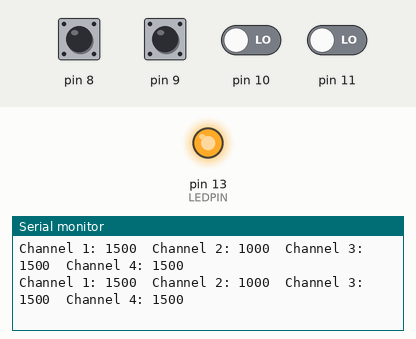
Bench run of a sketch on a simulated Arduino Uno, built with avr-gcc and run on an emulated ATmega328P. Shown: output pins drawn as LEDs (lit = HIGH), the last lines printed to the serial monitor. The test bench sets the inputs (shaded band); at power-on: pin 8–11 LOW.

Above: at 1.2 s.
1.3 s: pin 8 pulsed HIGH 2 times (0.12 s each, 0.3 s apart)
At 1.55 s:
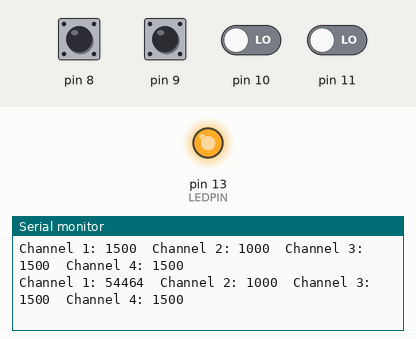
4.9 s: pin 9 pulsed HIGH 2 times (0.12 s each, 0.3 s apart)
At 5.19 s:
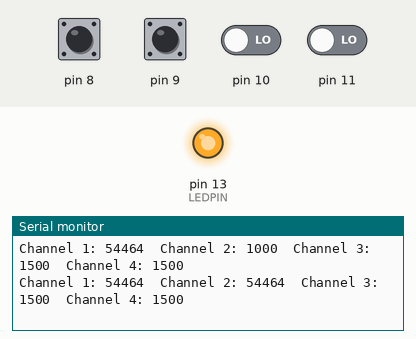

Measured:
- after the input at 1.3 s, the serial monitor: prints a new line after 0.19 s (image 1)
- after the input at 4.9 s, the serial monitor: prints a new line after 0.23 s (image 2)

The sketch:

control.ino
```cpp
/**
 * Prints the controller inputs the Arduino recieves.
 */

#include <Wire.h>

#define CHANNEL1 0
#define CHANNEL2 1
#define CHANNEL3 2
#define CHANNEL4 3

#define YAW      0
#define PITCH    1
#define ROLL     2
#define THROTTLE 3

#define LEDPIN 13

// Maps control axes to input channels
int mode_mapping[4];

volatile unsigned long current_time;
volatile unsigned long timer[4];

// Previous state of each channel (HIGH or LOW)
volatile byte previous_state[4];

// Duration of the pulse on each channel in µs
volatile unsigned int pulse_duration[4] = {1500, 1000, 1500, 1500};

void dumpChannels()
{
    for (int i = CHANNEL1; i <= CHANNEL4; i++) {
        Serial.print("Channel ");
        Serial.print(i+1);
        Serial.print(": ");
        Serial.print(pulse_duration[i]);
        Serial.print("\t");
    }
    Serial.print("\n");
}

/**
 * configureChannelMapping maps axes to input channels.
 */
void configueChannelMapping() {
    mode_mapping[YAW]      = CHANNEL4;
    mode_mapping[PITCH]    = CHANNEL2;
    mode_mapping[ROLL]     = CHANNEL1;
    mode_mapping[THROTTLE] = CHANNEL3;
}

void setup() {

    Serial.begin(9600);

    pinMode(LEDPIN, OUTPUT);
    digitalWrite(LEDPIN, HIGH);

    configueChannelMapping();

    // Set pin registers to interrupt on controller input
    // PCINT0..3 on the ATMega correspond to pins 8..11 on the Arduino Uno
    PCICR  |= (1 << PCIE0); // Set PCMSK0 scan (watch the register for change)
    PCMSK0 |= (1 << PCINT0); // Set pin 0 to interrupt on change
    PCMSK0 |= (1 << PCINT1);
    PCMSK0 |= (1 << PCINT2);
    PCMSK0 |= (1 << PCINT3);
}

void loop() {
    dumpChannels();
}

ISR(PCINT0_vect) {
    current_time = micros();

    // Check if pin 8 is high
    if (PINB & B00000001) {
        if (previous_state[CHANNEL1] == LOW) {
            // if change LOW -> HIGH, start timer
            previous_state[CHANNEL1] = HIGH;
            timer[CHANNEL1] = current_time;
        }

    } else if (previous_state[CHANNEL1] == HIGH) {
        // if change HIGH -> LOW, stop timer and store it
        previous_state[CHANNEL1] = LOW;
        pulse_duration[CHANNEL1] = (int) current_time - timer[CHANNEL1];
    }

    // Check if pin 9 is high
    if (PINB & B00000010) {
        if (previous_state[CHANNEL2] == LOW) {
            // if change LOW -> HIGH, start timer
            previous_state[CHANNEL2] = HIGH;
            timer[CHANNEL2] = current_time;
        }

    } else if (previous_state[CHANNEL2] == HIGH) {
        // if change HIGH -> LOW, stop timer and store it
        previous_state[CHANNEL2] = LOW;
        pulse_duration[CHANNEL2] = (int) current_time - timer[CHANNEL2];
    }

    // Check if pin 10 is high
    if (PINB & B00000100) {
        if (previous_state[CHANNEL3] == LOW) {
            // if change LOW -> HIGH, start timer
            previous_state[CHANNEL3] = HIGH;
            timer[CHANNEL3] = current_time;
        }

    } else if (previous_state[CHANNEL3] == HIGH) {
        // if change HIGH -> LOW, stop timer and store it
        previous_state[CHANNEL3] = LOW;
        pulse_duration[CHANNEL3] = (int) current_time - timer[CHANNEL3];
    }

    // Check if pin 11 is high
    if (PINB & B00001000) {
        if (previous_state[CHANNEL4] == LOW) {
            // if change LOW -> HIGH, start timer
            previous_state[CHANNEL4] = HIGH;
            timer[CHANNEL4] = current_time;
        }

    } else if (previous_state[CHANNEL4] == HIGH) {
        // if change HIGH -> LOW, stop timer and store it
        previous_state[CHANNEL4] = LOW;
        pulse_duration[CHANNEL4] = (int) current_time - timer[CHANNEL4];
    }
}
```
